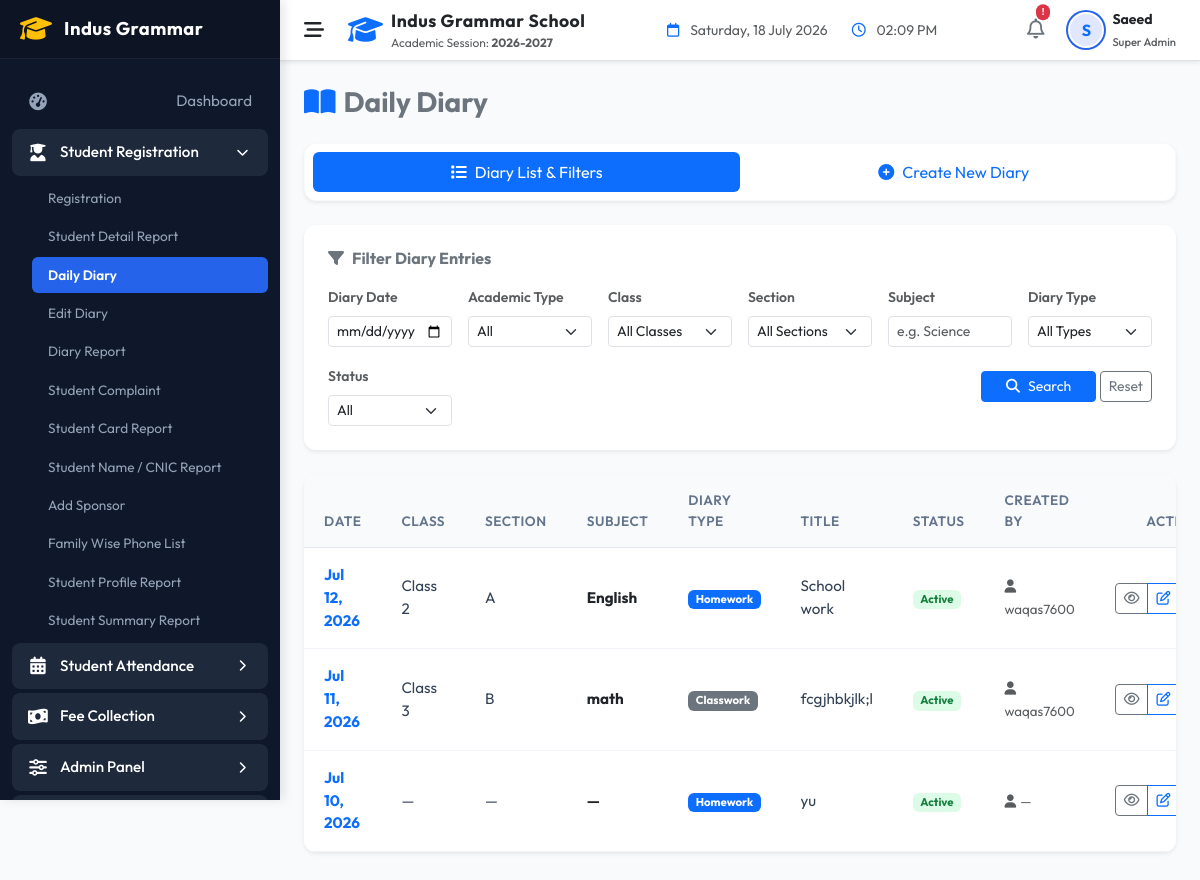
The page /indus-grammar-school-erp/modules/students/daily_diary.php (signed in) on the database as committed earlier.
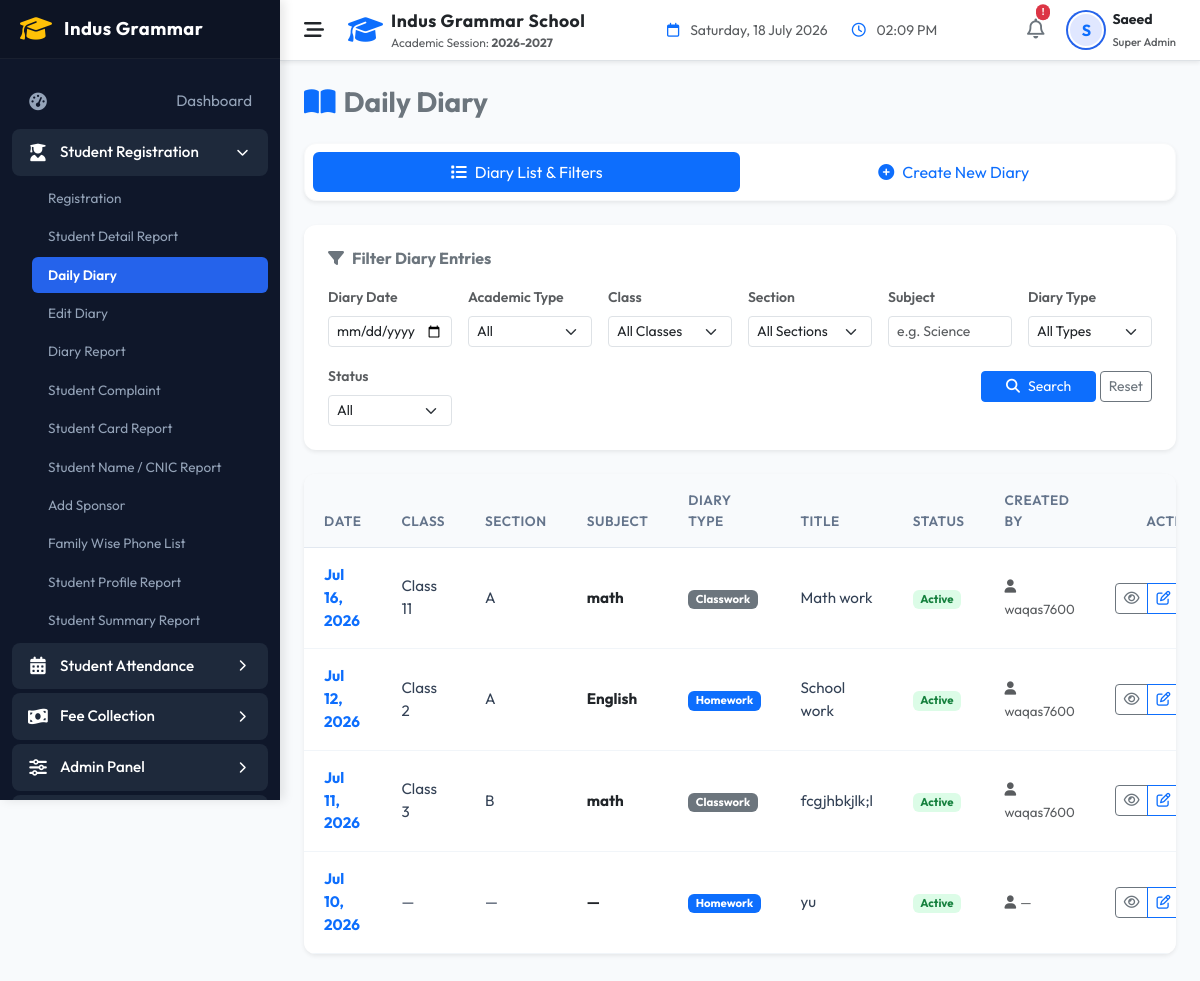
The same page on the database as committed later.
### tables this page shows
CREATE TABLE `daily_diaries` (
  `id` int NOT NULL AUTO_INCREMENT,
  `class_id` int DEFAULT NULL,
  `subject_id` int DEFAULT NULL,
  `teacher_id` int DEFAULT NULL,
  `diary_date` date NOT NULL,
  `title` varchar(255) NOT NULL,
  `description` text NOT NULL,
  `attachment_path` varchar(255) DEFAULT NULL,
  `is_published` tinyint(1) DEFAULT '1',
  `created_at` timestamp NULL DEFAULT CURRENT_TIMESTAMP,
  `updated_at` timestamp NULL DEFAULT CURRENT_TIMESTAMP ON UPDATE CURRENT_TIMESTAMP,
  `academic_type` varchar(50) NOT NULL DEFAULT 'School',
  `class` varchar(100) DEFAULT NULL,
  `section` varchar(50) DEFAULT NULL,
  `subject` varchar(100) DEFAULT NULL,
  `diary_type` varchar(50) NOT NULL DEFAULT 'Homework',
  `status` varchar(50) NOT NULL DEFAULT 'Active',
  `attachment` varchar(255) DEFAULT NULL,
  `created_by` int DEFAULT NULL,
  PRIMARY KEY (`id`),
  KEY `class_id` (`class_id`),
  KEY `subject_id` (`subject_id`),
  KEY `teacher_id` (`teacher_id`),
  CONSTRAINT `daily_diaries_ibfk_1` FOREIGN KEY (`class_id`) REFERENCES `classes` (`id`) ON DELETE CASCADE,
  CONSTRAINT `daily_diaries_ibfk_2` FOREIGN KEY (`subject_id`) REFERENCES `subjects` (`id`) ON DELETE CASCADE,
  CONSTRAINT `daily_diaries_ibfk_3` FOREIGN KEY (`teacher_id`) REFERENCES `users` (`id`) ON DELETE CASCADE
);

CREATE TABLE `users` (
  `id` int NOT NULL AUTO_INCREMENT,
  `username` varchar(50) NOT NULL,
  `full_name` varchar(100) DEFAULT NULL,
  `email` varchar(100) NOT NULL,
  `mobile_no` varchar(20) DEFAULT NULL,
  `profile_photo` varchar(255) DEFAULT NULL,
  `password_hash` varchar(255) NOT NULL,
  `role_id` int NOT NULL,
  `is_active` tinyint(1) DEFAULT '1',
  `last_login` datetime DEFAULT NULL,
  `created_at` timestamp NULL DEFAULT CURRENT_TIMESTAMP,
  `updated_at` timestamp NULL DEFAULT CURRENT_TIMESTAMP ON UPDATE CURRENT_TIMESTAMP,
  PRIMARY KEY (`id`),
  UNIQUE KEY `username` (`username`),
  UNIQUE KEY `email` (`email`),
  KEY `idx_users_role` (`role_id`),
  KEY `idx_users_active` (`is_active`),
  CONSTRAINT `users_ibfk_1` FOREIGN KEY (`role_id`) REFERENCES `roles` (`id`)
);

### indus-grammar-school-erp/helpers/helpers.php (called while the page is built, shortened)
<?php
function sanitize($data) {
    if (is_array($data)) {
        foreach ($data as $key => $value) {
            $data[$key] = sanitize($value);
        }
    } else {
        $data = trim($data);
        $data = stripslashes($data);
        $data = htmlspecialchars($data, ENT_QUOTES, 'UTF-8');
    }
    return $data;
}
function hasPermission(string $permissionCode): bool {
    if (($_SESSION['role_code'] ?? '') === ROLE_SUPER_ADMIN) {
        return true;
    }
    $permissions = $_SESSION['permissions'] ?? [];
    return in_array($permissionCode, $permissions);
}
function displayValue($val, string $default = '—'): string {
    return (!isset($val) || trim((string)$val) === '') ? htmlspecialchars($default) : htmlspecialchars((string)$val);
}

### indus-grammar-school-erp/modules/students/daily_diary.php (the view, shortened to what the changed rows need)
<?php
$db = Database::getConnection();
$limit = 10;
$page = (int)($_GET['page'] ?? 1);
$offset = ($page - 1) * $limit;
$where = " WHERE 1=1";
$diaries = [];
try {
    $stmtData = $db->prepare("
        SELECT d.*, u.username as creator_name
        FROM daily_diaries d
        LEFT JOIN users u ON d.created_by = u.id
        $where
        ORDER BY d.diary_date DESC, d.created_at DESC
        LIMIT :limit OFFSET :offset
    ");
    $stmtData->bindValue('limit', $limit, PDO::PARAM_INT);
    $stmtData->bindValue('offset', $offset, PDO::PARAM_INT);
    $stmtData->execute();
    $diaries = $stmtData->fetchAll(PDO::FETCH_ASSOC);
} catch (Exception $e) {
    error_log("Daily Diary search list query error: " . $e->getMessage());
}
include_once __DIR__ . '/../../includes/header.php';
?>
<div class="tab-content" id="diaryTabsContent">
    <div class="tab-pane fade show active" id="list-pane" role="tabpanel">
        <div class="custom-table-card shadow-sm border-0 mb-4 bg-white">
            <div class="table-responsive">
                <table class="table custom-table table-hover align-middle">
                    <thead>
                        <tr>
                            <th>Date</th>
                            <th>Class</th>
                            <th>Section</th>
                            <th>Subject</th>
                            <th>Diary Type</th>
                            <th>Title</th>
                            <th>Status</th>
                            <th>Created By</th>
                            <th class="text-end d-print-none">Actions</th>
                        </tr>
                    </thead>
                    <tbody>
                        <?php if (empty($diaries)): ?>
                            <tr>
                                <td colspan="9" class="text-center py-5 text-muted">
                                    <i class="fa-solid fa-book-open d-block fs-2 mb-2 text-secondary opacity-50"></i>
                                    No daily diaries published yet.
                                </td>
                            </tr>
                        <?php else: foreach ($diaries as $d): ?>
                            <tr>
                                <td><strong class="text-primary"><?php echo date('M d, Y', strtotime($d['diary_date'])); ?></strong></td>
                                <td><?php echo displayValue($d['class']); ?></td>
                                <td><?php echo displayValue($d['section']); ?></td>
                                <td><strong class="text-dark"><?php echo displayValue($d['subject']); ?></strong></td>
                                <td>
                                    <?php
                                    $type = $d['diary_type'];
                                    $badge = 'bg-secondary';
                                    if ($type === 'Homework') $badge = 'bg-primary';
                                    elseif ($type === 'Assignment') $badge = 'bg-info text-dark';
                                    elseif ($type === 'Test Reminder') $badge = 'bg-warning text-dark';
                                    elseif ($type === 'General Notice') $badge = 'bg-danger';
                                    ?>
                                    <span class="badge <?php echo $badge; ?>"><?php echo sanitize($type); ?></span>
                                </td>
                                <td><?php echo sanitize($d['title']); ?></td>
                                <td>
                                    <span class="badge <?php echo ($d['status'] === 'Active') ? 'badge-soft-success' : 'bg-light text-secondary border'; ?>">
                                        <?php echo sanitize($d['status']); ?>
                                    </span>
                                </td>
                                <td><span class="small text-muted"><i class="fa-solid fa-user me-1"></i><?php echo displayValue($d['creator_name']); ?></span></td>
                                <td class="text-end d-print-none">
                                    <div class="btn-group">
                                        <button type="button" class="btn btn-outline-secondary btn-sm" onclick="viewDiaryDetails(<?php echo htmlspecialchars(json_encode($d)); ?>)" title="View Details">
                                            <i class="fa-regular fa-eye"></i>
                                        </button>
                                        <?php if (hasPermission('student_edit')): ?>
                                            <a href="edit_diary.php?id=<?php echo $d['id']; ?>" class="btn btn-outline-primary btn-sm" title="Edit Diary">
                                                <i class="fa-regular fa-pen-to-square"></i>
                                            </a>
                                        <?php endif; ?>
                                    </div>
                                </td>
                            </tr>
                        <?php endforeach; endif; ?>
                    </tbody>
                </table>
            </div>
        </div>
    </div>
</div>
<?php
include_once __DIR__ . '/../../includes/footer.php';
?>

Rows that differ between the two databases and show on the page:
added daily_diaries: diary_date "Jul 16, 2026", class "Class 11", section "A", subject "math", diary_type "Classwork", title "Math work", status "Active", users.username "waqas7600"
